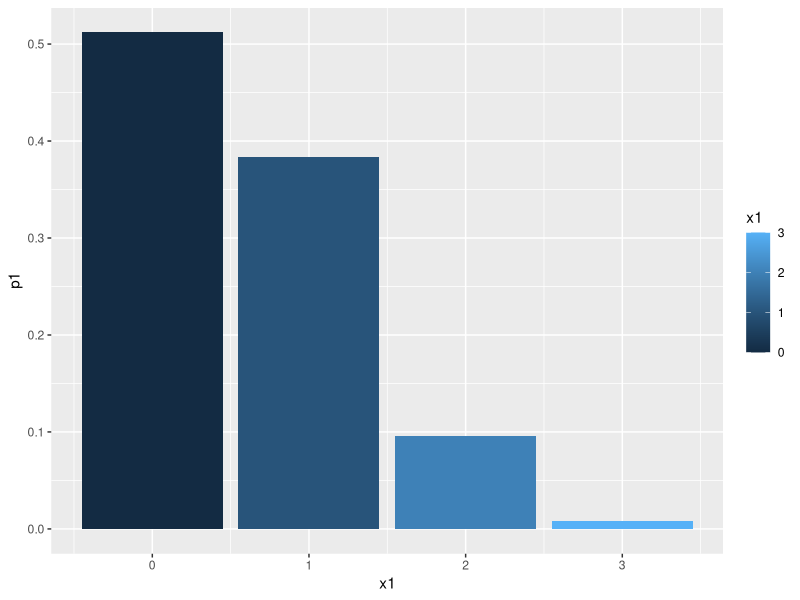
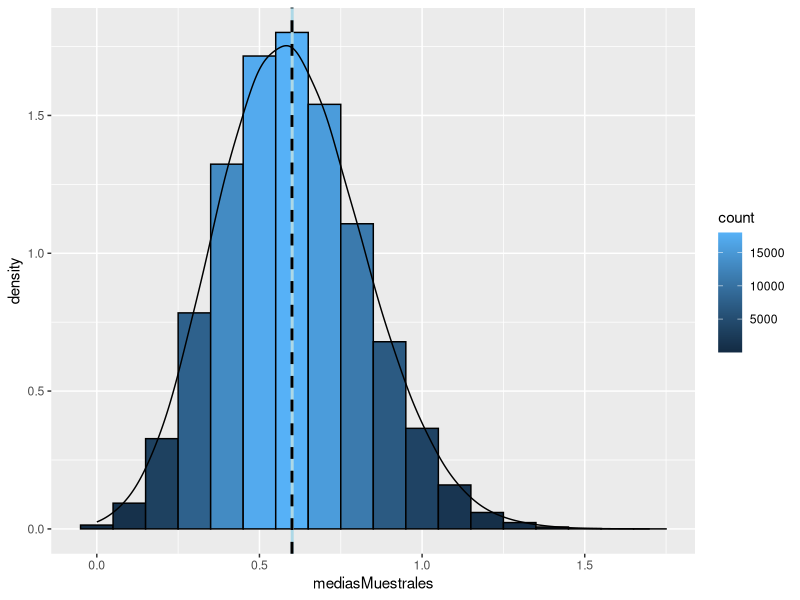
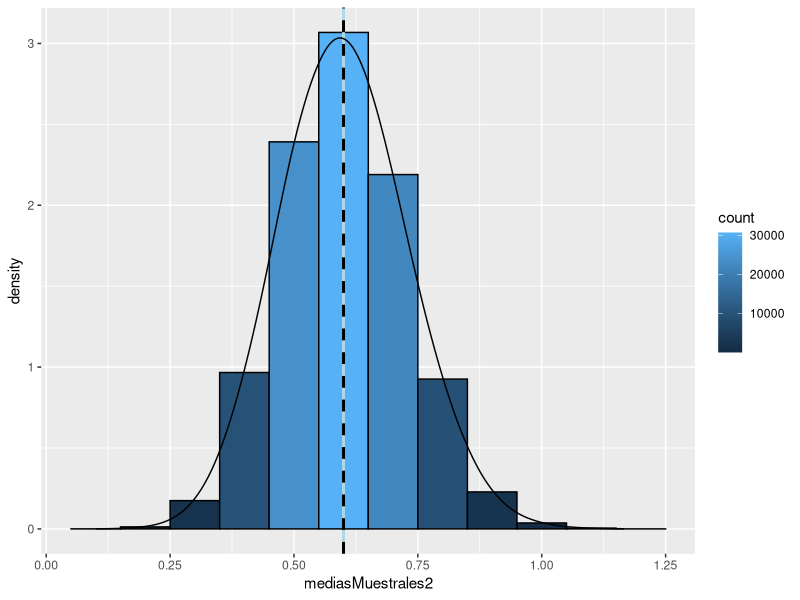
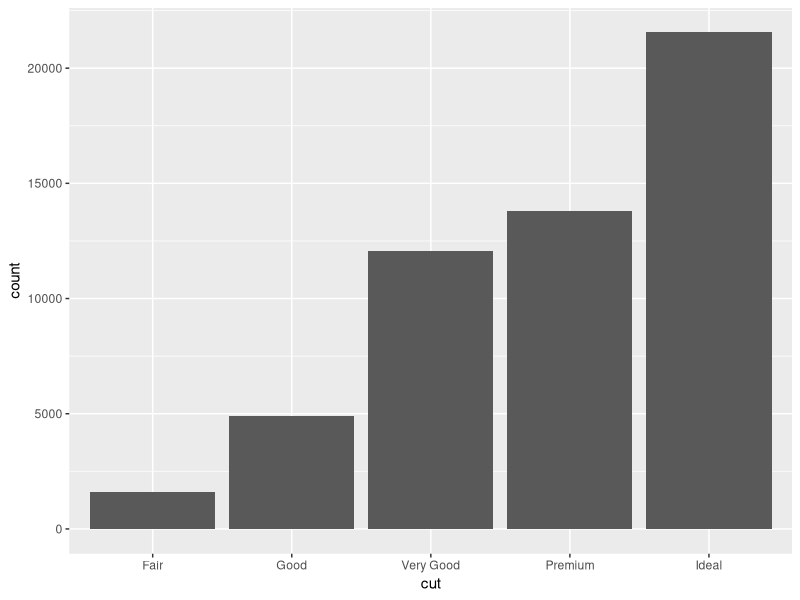
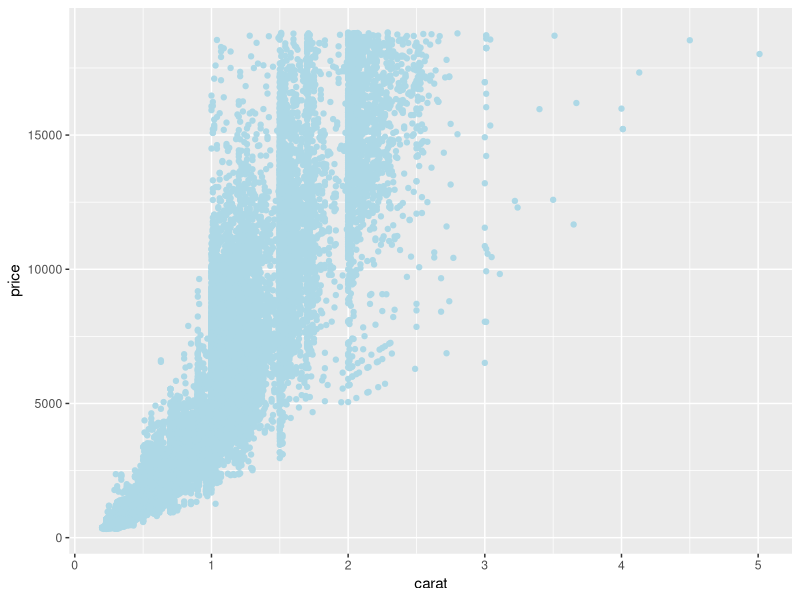
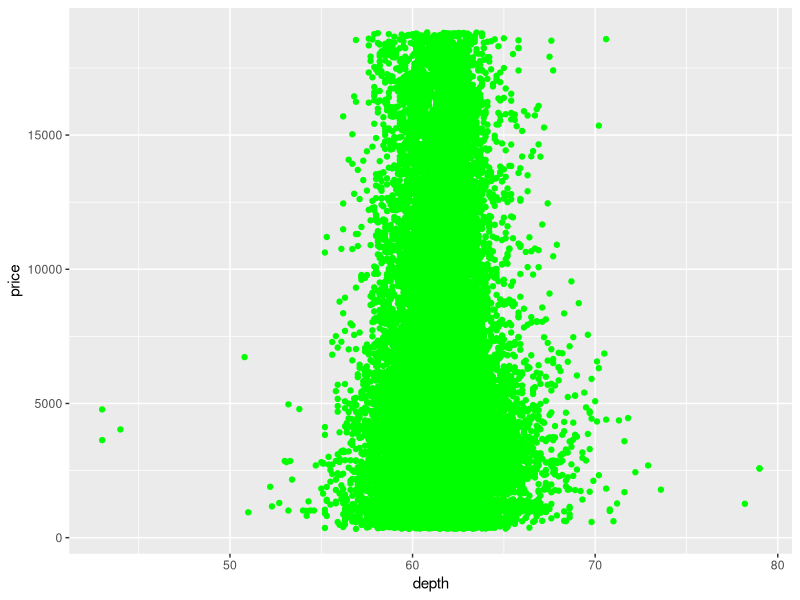
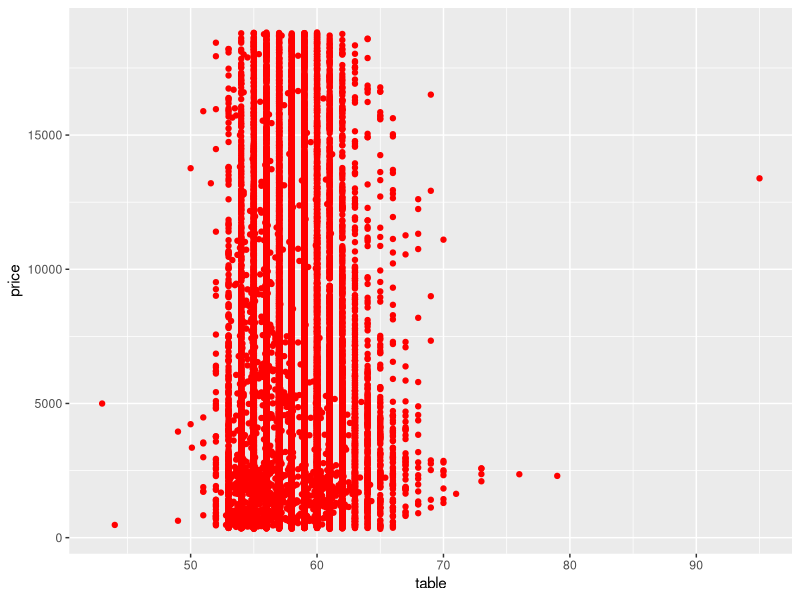
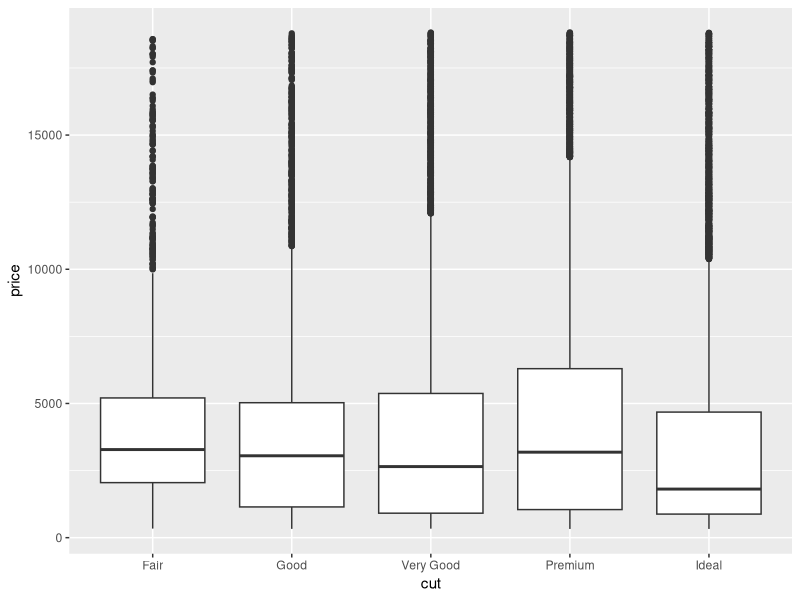

These figures' R source, in order:
## ---- chunk 1
knitr::opts_chunk$set(echo = TRUE)
## ---- chunk 2
# Representando tabla en vectores
x1 = c(0, 1, 2, 3)
p1 = c(64/125, 48/125, 12/125, 1/125)

# Función de E(X) = x_estimada
c = 0
E <- function(x, p){ 
  for(i in 1:length(x)){
     c = c + x[i]*p[i] 
  }
  (return(c))
}

# Cálculo de la media y la varianza teóricas
media1 <- E(x1,p1)
varianza1 <-  E(x1^2, p1) - (E(x1,p1))^2 

## ---- chunk 3
# Distribucion x1
library(tidyverse)
library(ggplot2)
data <- data.frame(x1, p1)
ggplot(data, aes(x=x1, y=p1, fill = x1)) + 
  geom_bar(stat = "identity")
## ---- chunk 4
# Medias Muestrales cuando n=10
library(MASS)
k = 100000
# replicate repite k veces los comandos entre llaves y guarda el resultado
# del Ãºltimo comando en el vector mediasMuestrales
mediasMuestrales = replicate(k, { 
  muestra = sample(0:3, size = 10, replace = TRUE, prob = c(64, 48, 12, 1))
  mean(muestra)
})
head(mediasMuestrales, 10)
## ---- chunk 5
# Historgrama y distribucion de densidad
mediasMuestrales_df <- as.data.frame(mediasMuestrales)
library(ggplot2)
ggplot(mediasMuestrales_df, aes(x=mediasMuestrales)) + geom_histogram(binwidth=0.1, aes(y = ..density.., fill=..count..), colour=1) +
  geom_vline(aes(xintercept = mean(mediasMuestrales)), colour = "lightblue", size = 1) +
  geom_vline(aes(xintercept = media1), linetype = "dashed", colour = "black", size = 1) +
  geom_density(adjust=3)

## ---- chunk 6
# Medias Muestrales cuando n=10
library(MASS)
k = 100000
# replicate repite k veces los comandos entre llaves y guarda el resultado
# del Ãºltimo comando en el vector mediasMuestrales
mediasMuestrales2 = replicate(k, { 
  muestra2 = sample(0:3, size = 30, replace = TRUE, prob = c(64, 48, 12, 1))
  mean(muestra2)
})

head(mediasMuestrales2, 10)
## ---- chunk 7
# Historgrama
mediasMuestrales2_df <- as.data.frame(mediasMuestrales2)
library(ggplot2)
ggplot(mediasMuestrales2_df, aes(x=mediasMuestrales2)) + geom_histogram(binwidth=0.1,aes(y = ..density.., fill=..count..),
                 colour = 1) +
  geom_vline(aes(xintercept = mean(mediasMuestrales2)), colour = "lightblue", size = 1) +
  geom_vline(aes(xintercept = media1), linetype = "dashed", colour = "black", size = 1) +
  geom_density(adjust = 3)

## ---- chunk 8
# Sacar la media y la desviacion tipica de las medias muestrales
media10 = mean(mediasMuestrales)
media30 = mean(mediasMuestrales2)
sd10 = sd(mediasMuestrales)
sd30= sd(mediasMuestrales2)
# Generar tabla para mostrar datos
Medias = c(media1, media10, media30)
Desviaciones = c(sqrt(varianza1), sd10, sd30)
(tabla = data.frame(cbind(Medias, Desviaciones), row.names = c("Media Real", "Media muestral n=10", "Media muestral n=30")))

## ---- chunk 9
# Hay 12 combinaciones distintas: 0+0, 0+1, 0+2, ... , 2+2, 2+3
x2 = c(0, 1, 2)
p2 = c(1/2, 1/4, 1/4)

# Para dar 0 solo es haciendo x1=0 y x2=0
# Para dar 1 es x1=1 y x2=0 o x1=0 y x2=1
p12 = c()
p12[1] = p1[1] * p2[1] 
p12[2] = (p1[1] * p2[2]) + (p1[2] * p2[1])
p12[3] = (p1[1] * p2[3]) + (p1[3] * p2[1])  + (p1[2] * p2[2])
p12[4] = (p1[2] * p2[3]) + (p1[3] * p2[2])  + (p1[4] * p2[1])
p12[5] = (p1[3] * p2[3]) + (p1[4] * p2[2])
p12[6] = p1[4] * p2[3]

# Comprobación que la nueva distribucion da suma de prob = 1
#sum(p1(1)*p2(1)+ p1*p2 + p1*p3 + p2*p1 + p2*p2 + p2*p3 + p3*p1 + p3*p2 + p3*p3 + p4*p1 + p4*p2 + p4*p3) # deberia dar 1

x12 = c(0,1,2,3,4,5)

datos<-matrix(signif(c(0, 1, 2, 3, 4, 5, p12),4), ncol=6, byrow=T)
dimnames(datos)<-list(c("valor de x1 + x2","Probabilidad de ese valor P(X = xi)"))

## ---- chunk 10
# La media de x1 + x2 = E(X1+X2)=E(X1)+E(X2)

SumaMedias <-  E(x1,p1) + E(x2, p2)

MediaSuma <-  E(x12, p12)

# Dan el mismo resultado 
(tabla2 = data.frame(cbind(SumaMedias, MediaSuma)))

## ---- chunk 11
library(tidyverse)
# Leer fichero
notas = read_csv("./data/testResults.csv")
head(notas)
## ---- chunk 12
# Separar en dos columnas
library(tidyr)
notas <- separate(notas, col="gender_age", into = c("Gender", "Age"),  sep = "_", remove = TRUE) %>% 
mutate(Age, Age = as.numeric(Age)) %>%  # Pasar age a numerico
mutate(Gender, Gender = as.factor(Gender))  # Pasar gender a factor

## ---- chunk 13
library(tidyverse)
notasTidyR <- pivot_longer(notas, c("week1", "week2", "week3", "week4", "week5"), names_to = "weeks") %>% 
separate(weeks,c("auxweek","weeks"), sep = 4) %>% 
mutate(weeks, weeks = as.numeric(weeks))

notasLimpias <- notasTidyR %>%
  dplyr::select(-auxweek) # Eliminar la columna auxililar usada para separar week y el numero

head(notasLimpias)

## ---- chunk 14
# Visualizar diamonds
library(ggplot2)
ggplot(data = diamonds) +
  geom_bar(mapping = aes(x = cut))

head(diamonds)

## ---- chunk 15
ggplot(diamonds, aes(x = carat, y = price)) +
  geom_point(colour = "lightblue")

## ---- chunk 16
# Correlacion de quilates y precio
res <- signif(cor(diamonds$carat, diamonds$price),4)
show(res)

## ---- chunk 17
ggplot(diamonds, aes(x = depth, y = price)) +
  geom_point(colour = "green")

# Correlacion entre las dos variables
res2 <- signif(cor(diamonds$depth, diamonds$price), 4)
show(res2)

## ---- chunk 18
ggplot(diamonds, aes(x = table, y = price)) +
  geom_point(colour = "red")

# Correlacion entre las dos variables
res3 <- signif(cor(diamonds$table, diamonds$price), 4)
show(res3)

## ---- chunk 19
ggplot(diamonds, aes(x = cut, y = price)) +
  geom_boxplot()

## ---- chunk 20
ggplot(diamonds, aes(x = color, y = price)) +
  geom_boxplot()

## ---- chunk 21
ggplot(diamonds, aes(x = clarity, y = price)) +
  geom_boxplot()

## ---- chunk 22
ggplot(diamonds, aes(x = cut, y = carat)) +
  geom_boxplot()

## ---- chunk 23
data(who)

## ---- chunk 24
library(tidyverse)

who1=who %>%
  pivot_longer(
    cols = new_sp_m014:newrel_f65, 
    names_to = "key", 
    values_to = "cases", 
    values_drop_na = TRUE
  ) %>% 
  mutate(
    key = stringr::str_replace(key, "newrel", "new_rel")
  ) %>%
  separate(key, c("new", "var", "sexage")) %>% 
  dplyr::select(-new, -iso2, -iso3) %>% 
  separate(sexage, c("sex", "age"), sep = 1)

## ---- chunk 25
who1 %>%
  group_by(country, year, sex) %>%
  summarise(cases = sum(cases)) %>%
  unite(country_sex, country, sex, remove = FALSE) %>%
  ggplot(aes(x = year, y = cases, group = country_sex, colour = sex)) +
  geom_line()

## ---- chunk 26
who1 %>%
  group_by(country, year, sex) %>%
  filter(year < 1995) %>%
  summarise(cases = sum(cases)) %>%
  unite(country_sex, country, sex, remove = FALSE) %>%
  ggplot(aes(x = year, y = cases, group = country_sex, colour = sex)) +
  geom_line()

## ---- chunk 27
library(ggplot2)

who1 %>%
  group_by(country, year, sex) %>%
  filter(year > 1995) %>%
  summarise(cases = sum(cases)) %>%
  unite(country_sex, country, sex, remove = FALSE) %>%
  ggplot(aes(x = year, y = cases, group = country_sex, colour = sex)) +
  geom_line()

## ---- chunk 28
# Creamos una tabla con los países que tienen un nº de casos mayor a la media
tablaPaises <- who1 %>%
          group_by(country) %>%
          summarise(cases = sum(cases)) %>% 
          arrange(cases) %>% 
          filter(cases > 2*mean(cases))
  who1 %>%
  group_by(country, year, sex) %>%
  filter(year>1995 & country %in% tablaPaises$country) %>% 
  summarise(cases = sum(cases)) %>%
  ggplot(aes(x = year, y = cases, group = sex, colour = sex)) +
  geom_line()+
  facet_wrap(~country) +
  theme(axis.text.x = element_text(size= rel(0.6)))
  
